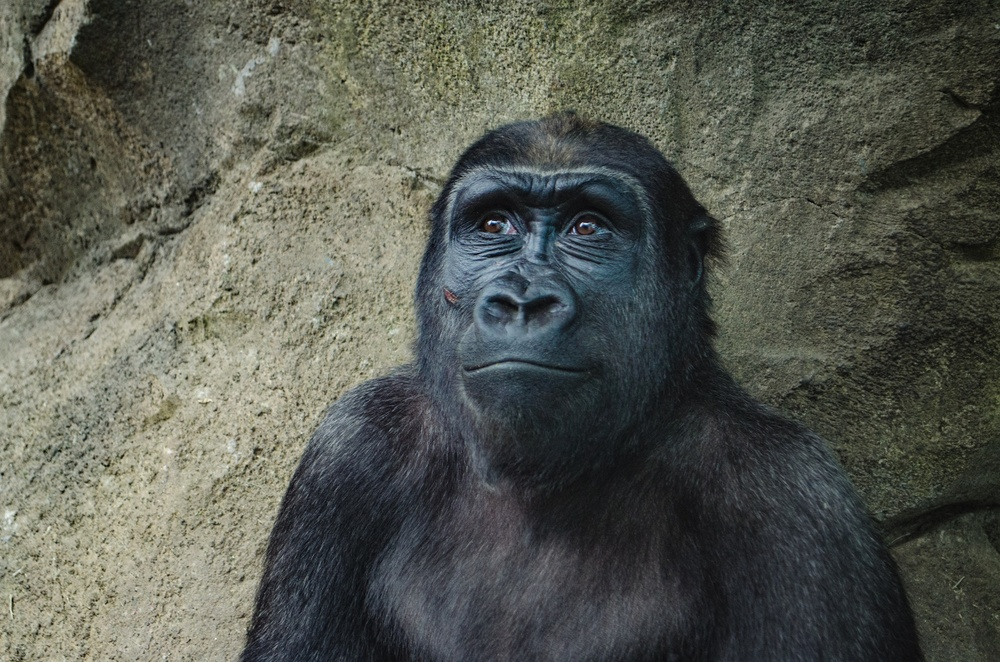
#> input picture DATA/gorilla.jpg, 1000 x 662 px, shrunk from 1955 x 1295 before the run
$ python histograms_equalization.py
#> lines starting #> are read from the running program, lines starting #| are printed output that depends on the picture
import cv2
import numpy as np
import matplotlib.pyplot as plt

gorilla = cv2.imread('../DATA/gorilla.jpg', 0)
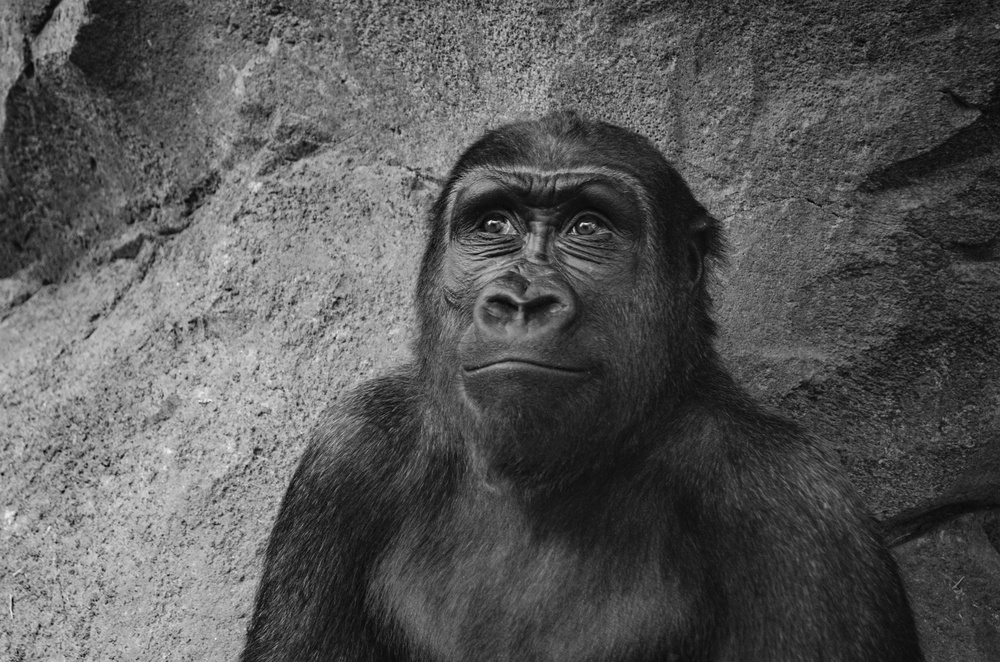
#> gorilla: shape (662, 1000); min 0, max 250, mean 87.1


def display(img, cmap=None):
    fig = plt.figure(figsize=(10, 8))
    ax = fig.add_subplot(111)
    ax.imshow(img, cmap)


hist_values = cv2.calcHist([gorilla], channels=[0],
                           mask=None, histSize=[256], ranges=[0, 256])
#> hist_values = 256 values, max 6497 at index 35, min 0 at index 235, mean 2585.9

eq_gorilla = cv2.equalizeHist(gorilla)
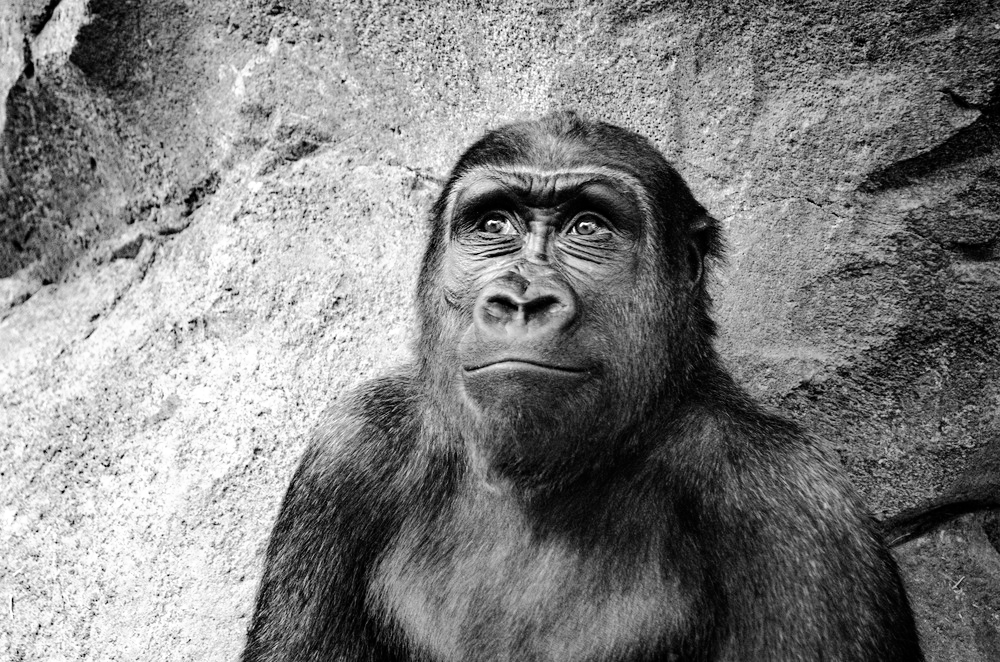
#> eq_gorilla: shape (662, 1000); min 0, max 255, mean 128.4

hist_values = cv2.calcHist([eq_gorilla], channels=[
                           0], mask=None, histSize=[256], ranges=[0, 256])
#> hist_values = 256 values, max 6497 at index 37, min 0 at index 7, mean 2585.9

plt.plot(hist_values)

color_gorilla = cv2.imread('../DATA/gorilla.jpg')
#> color_gorilla is the input picture: shape (662, 1000, 3); mean B, G, R 80.4, 88.9, 86
show_gorilla = cv2.cvtColor(color_gorilla, cv2.COLOR_BGR2RGB)

# Convert to HSV colorspace
hsv = cv2.cvtColor(color_gorilla, cv2.COLOR_BGR2HSV)
#> hsv: shape (662, 1000, 3); mean H, S, V 58.9, 46.5, 91.5

# Grab V channel and equalize
hsv[:, :, 2] = cv2.equalizeHist(hsv[:, :, 2])
#> hsv: shape (662, 1000, 3); mean H, S, V 58.9, 46.5, 128.3

# Convert back to RGB to visualize
eq_color_gorilla = cv2.cvtColor(hsv, cv2.COLOR_HSV2RGB)
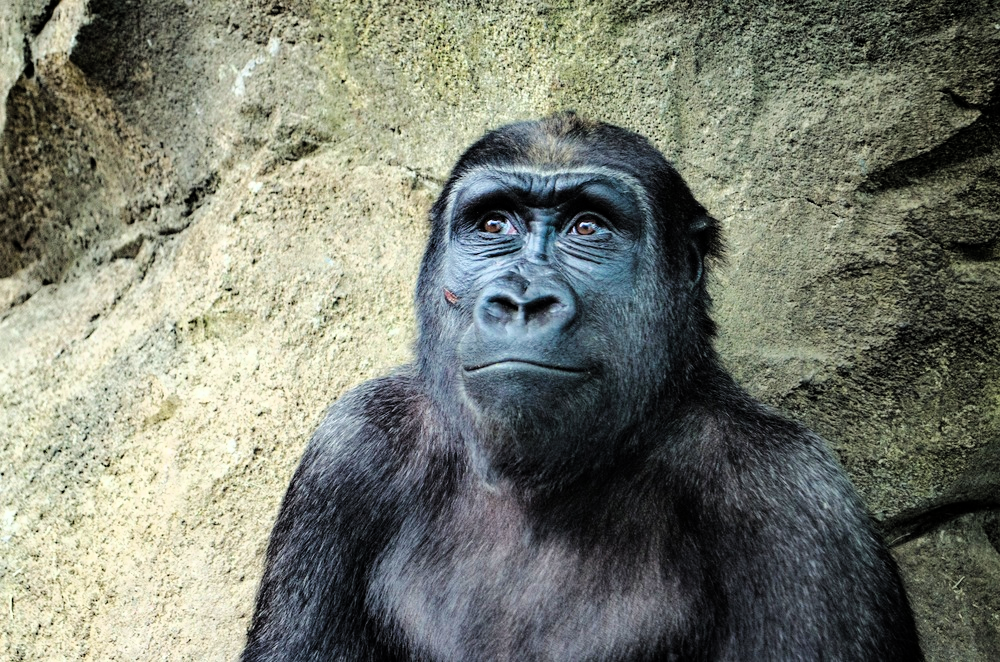
#> eq_color_gorilla: shape (662, 1000, 3); mean R, G, B 120.4, 124.4, 112.3
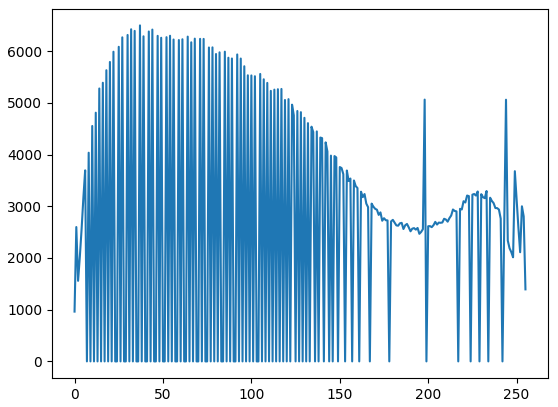
#> figure drawn by matplotlib, 1 panel; curve peaks at x = 37, y = 6497

$ run again, with DATA/00-puppy.jpg copied over DATA/gorilla.jpg
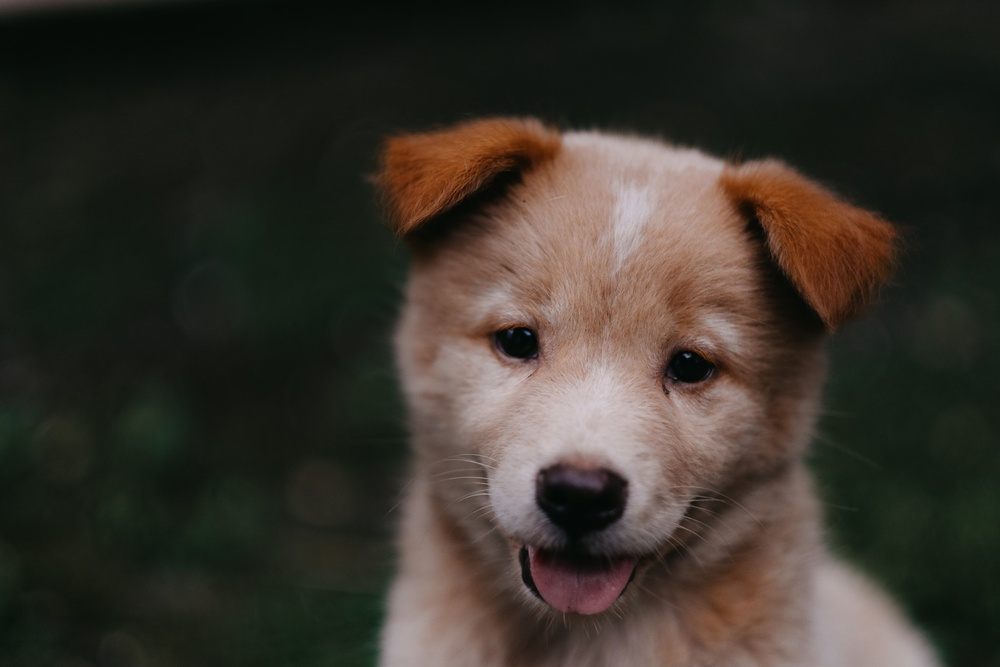
#> input picture DATA/00-puppy.jpg, 1000 x 667 px, shrunk from 1950 x 1300 before the run
#> `hist_values = cv2.calcHist([gorilla], channels=[0], mask=None, histSiz..`: hist_values = 256 values, max 33525 at index 24, min 0 at index 0, mean 2605.5
#> `eq_gorilla = cv2.equalizeHist(gorilla)`:
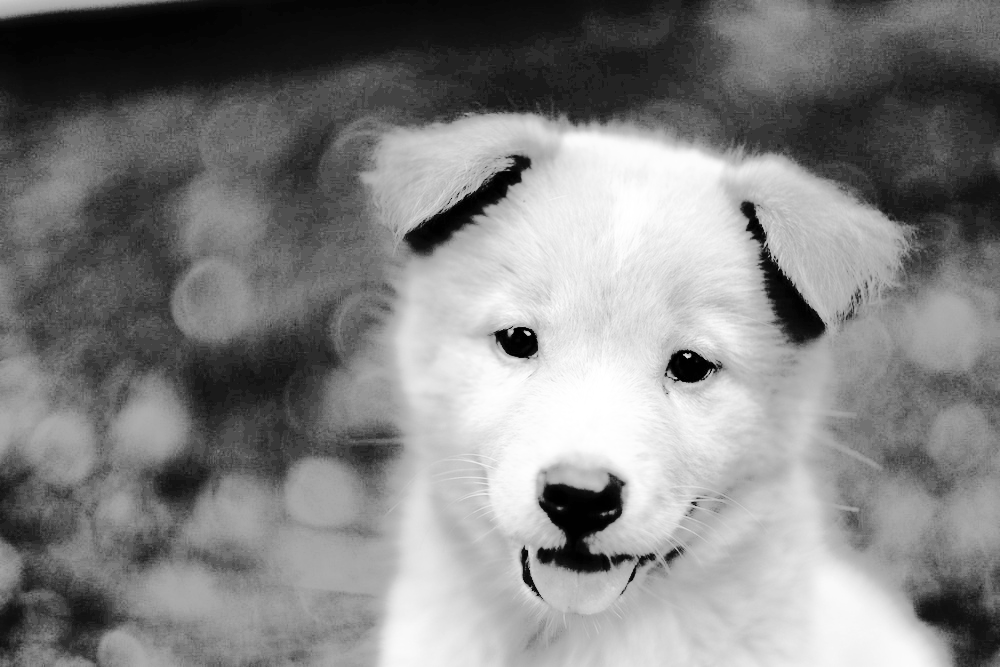
#> eq_gorilla: shape (667, 1000); min 0, max 255, mean 130.3
#> `hist_values = cv2.calcHist([eq_gorilla], channels=[ 0], mask=None, his..`: hist_values = 256 values, max 33525 at index 80, min 0 at index 2, mean 2605.5
#> color_gorilla is the input picture: shape (667, 1000, 3); mean B, G, R 43.8, 51.8, 57.3
#> `eq_color_gorilla = cv2.cvtColor(hsv, cv2.COLOR_HSV2RGB)`:
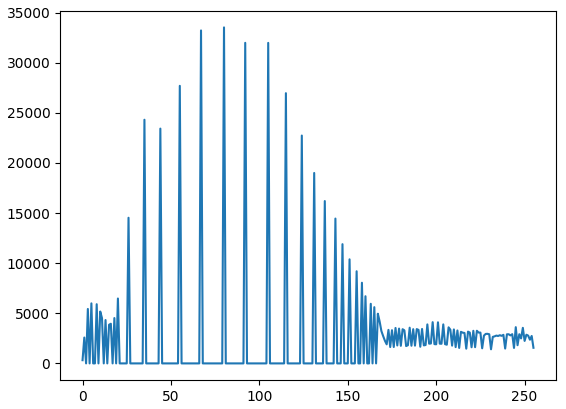
#> figure drawn by matplotlib, 1 panel; curve peaks at x = 80, y = 33525

$ run again, with DATA/Denis_Mukwege.jpg copied over DATA/gorilla.jpg
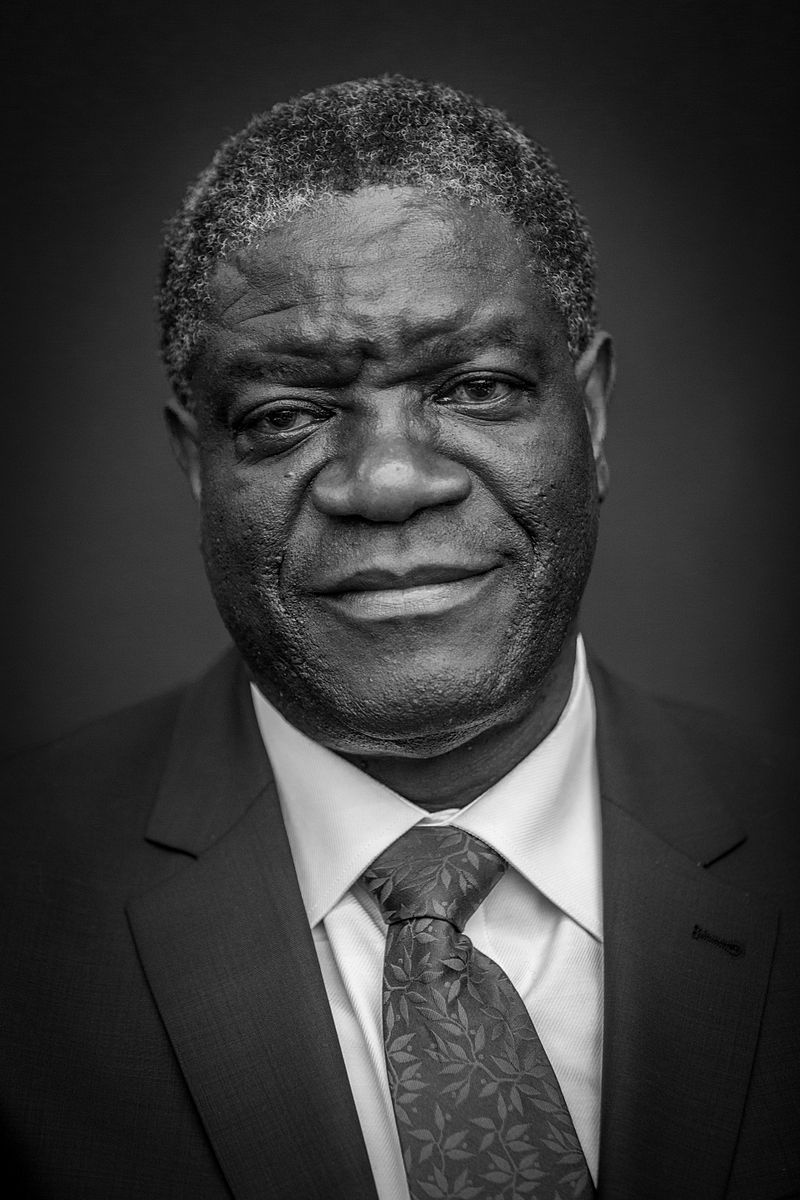
#> input picture DATA/Denis_Mukwege.jpg, 800 x 1200 px
#> gorilla is the input picture: shape (1200, 800); min 0, max 255, mean 58.8
#> `hist_values = cv2.calcHist([gorilla], channels=[0], mask=None, histSiz..`: hist_values = 256 values, max 19219 at index 25, min 0 at index 251, mean 3750
#> `eq_gorilla = cv2.equalizeHist(gorilla)`:
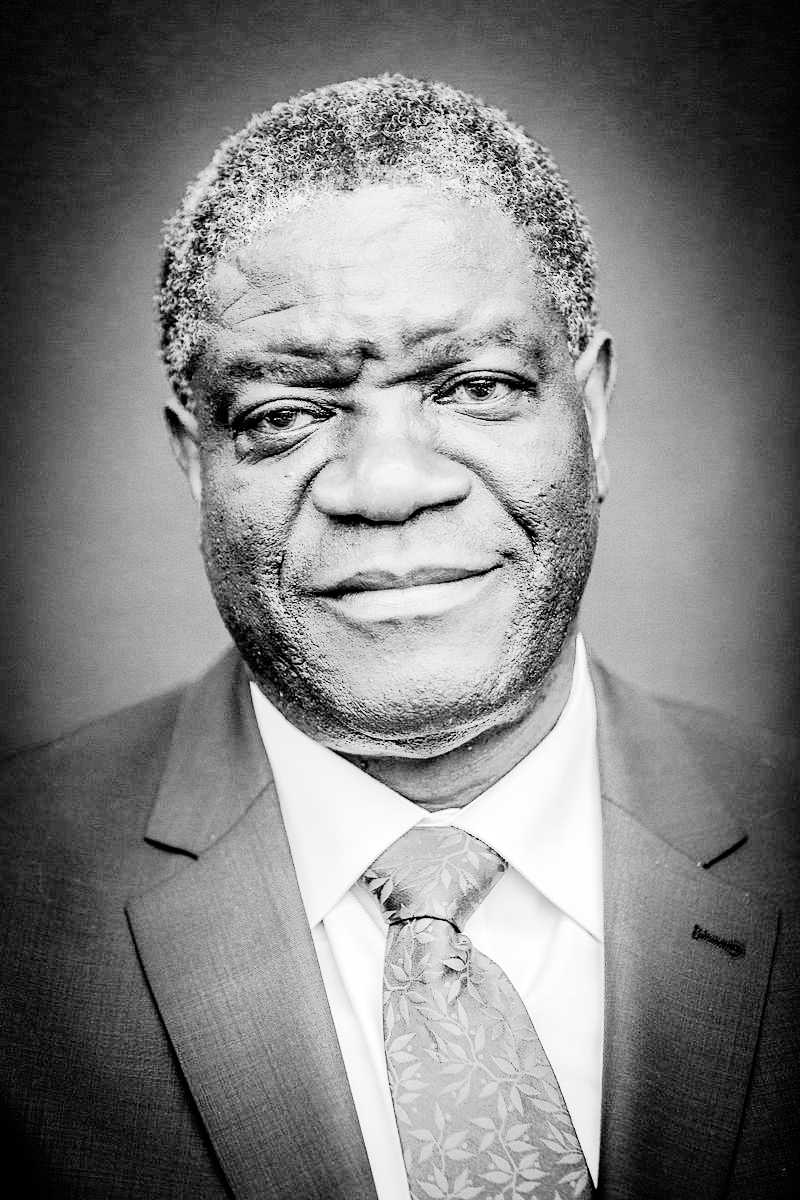
#> eq_gorilla: shape (1200, 800); min 0, max 255, mean 128.7
#> `hist_values = cv2.calcHist([eq_gorilla], channels=[ 0], mask=None, his..`: hist_values = 256 values, max 19219 at index 57, min 0 at index 7, mean 3750
#> `eq_color_gorilla = cv2.cvtColor(hsv, cv2.COLOR_HSV2RGB)`:
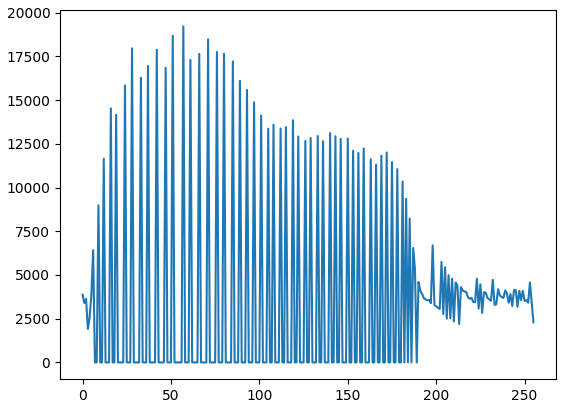
#> figure drawn by matplotlib, 1 panel; curve peaks at x = 57, y = 19219

$ run again, with DATA/Nadia_Murad.jpg copied over DATA/gorilla.jpg
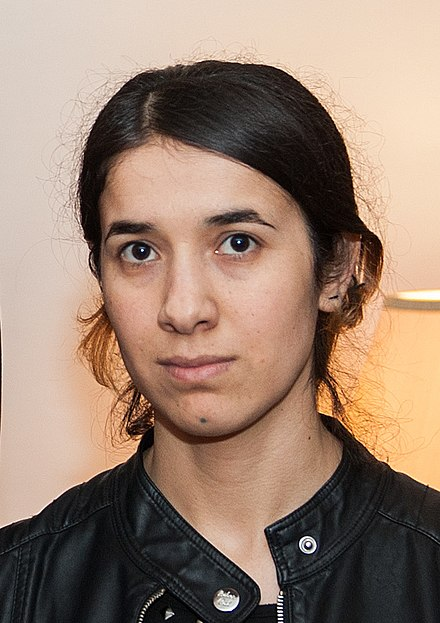
#> input picture DATA/Nadia_Murad.jpg, 440 x 623 px
#> `hist_values = cv2.calcHist([gorilla], channels=[0], mask=None, histSiz..`: hist_values = 256 values, max 3895 at index 219, min 23 at index 246, mean 1070.8
#> `eq_gorilla = cv2.equalizeHist(gorilla)`:
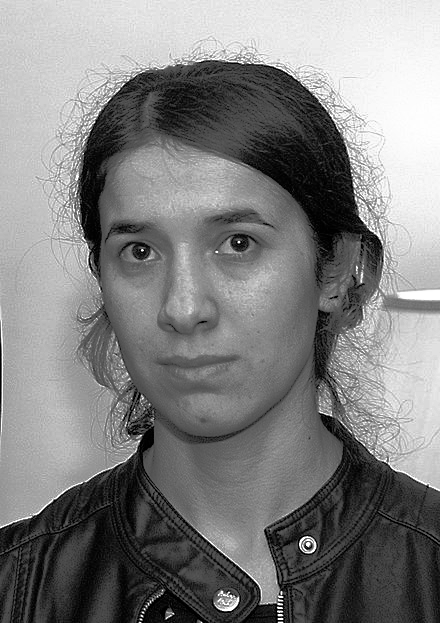
#> eq_gorilla: shape (623, 440); min 0, max 255, mean 128.2
#> `hist_values = cv2.calcHist([eq_gorilla], channels=[ 0], mask=None, his..`: hist_values = 256 values, max 3895 at index 234, min 0 at index 6, mean 1070.8
#> color_gorilla is the input picture: shape (623, 440, 3); mean B, G, R 112.7, 129.2, 153.8
#> `eq_color_gorilla = cv2.cvtColor(hsv, cv2.COLOR_HSV2RGB)`:
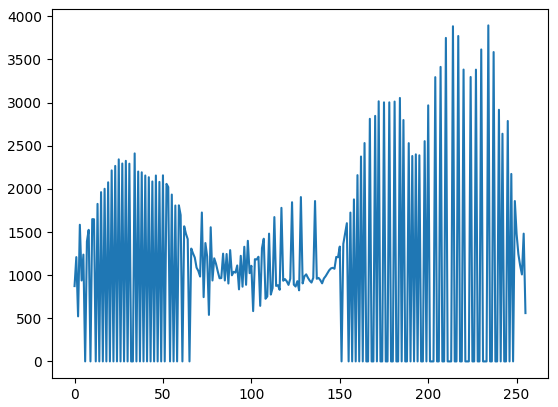
#> figure drawn by matplotlib, 1 panel; curve peaks at x = 234, y = 3895
